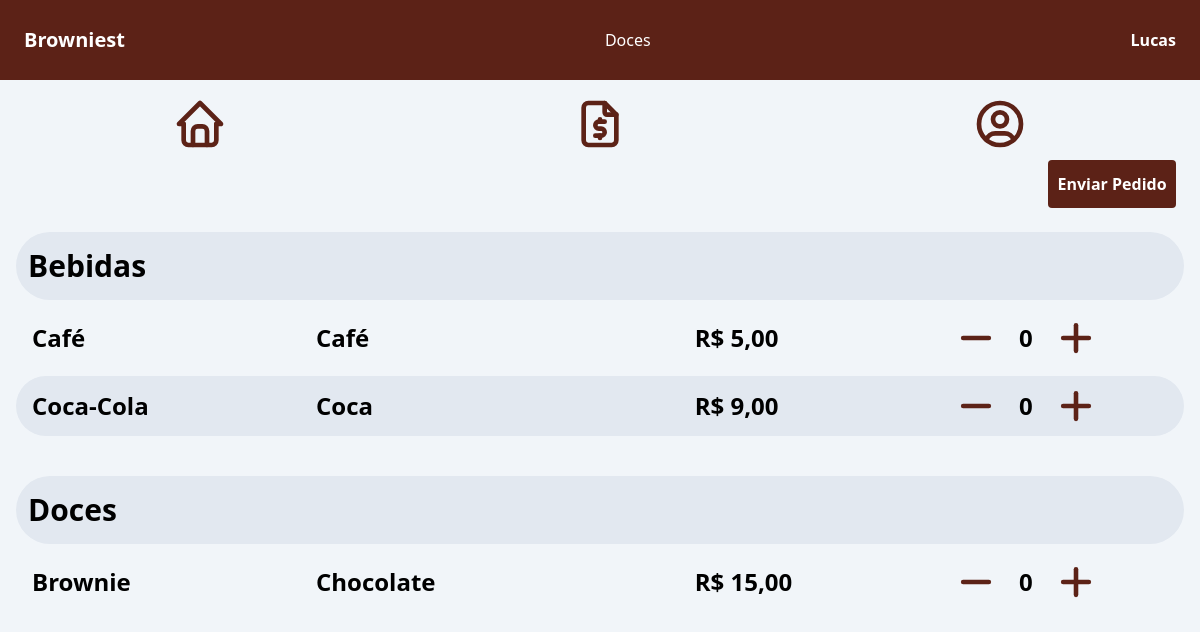
/lucas/1/ (signed in), run on the app's committed database.
### src/establishment/models.py (models this page shows, shortened)
class Establishment(models.Model):
    establishment_id = models.AutoField(
        primary_key=True,
        unique=True,
        editable=False,
    )
    establishment_name = models.CharField(
        max_length=45,
        verbose_name="Nome Fantasia",
        help_text="Nome que aparecerá na interface do usuário.",
    )
    establishment_legal_name = models.CharField(
        max_length=45,
        verbose_name="Razão Social",
        help_text="Nome registrado oficialmente nos documentos legais e registros comerciais.",
    )
    establishment_cnpj = models.CharField(
        max_length=14,
        verbose_name="CNPJ",
        unique=True,
    )
    establishment_address = models.CharField(
        max_length=45,
        verbose_name="Endereço",
    )
    establishment_description = models.CharField(
        max_length=255,
        verbose_name="Descrição",
        help_text="Uma breve descrição do comércio.",
    )
    establishment_email = models.EmailField(
        verbose_name="E-mail",
    )
    establishment_ddd_phone = models.CharField(
        max_length=3,
        verbose_name="DDD",
    )
    establishment_phone = models.CharField(
        max_length=9,
        verbose_name="Telefone",
    )
    class Meta:
        verbose_name = "Estabelecimento"
        verbose_name_plural = "Estabelecimentos"

### src/consumer/models.py (models this page shows, shortened)
class User(AbstractUser):
    email = models.EmailField(
        unique=True,
    )
    username = models.CharField(
        max_length=45,
    )
    USERNAME_FIELD = 'email'
    REQUIRED_FIELDS = ['username']

### src/product/models.py (models this page shows, shortened)
class Category(models.Model):
    category_id = models.AutoField(
        primary_key=True,
        unique=True,
        editable=False,
    )
    category_name = models.CharField(
        max_length=45,
        verbose_name="Categoria",
    )
    class Meta:
        verbose_name = "Categoria"
        verbose_name_plural = "Categorias"
    def __str__(self):
        return f"{self.category_name}"

class Product(models.Model):
    product_id = models.AutoField(
        primary_key=True,
        unique=True,
        editable=False,
    )
    product_name = models.CharField(
        max_length=45,
        verbose_name="Produto",
    )
    product_value = models.DecimalField(
        max_digits=8,
        decimal_places=2,
        verbose_name="Valor",
    )
    product_description = models.CharField(
        max_length=255,
        verbose_name="Descrição",
    )
    product_cost = models.DecimalField(
        max_digits=8,
        decimal_places=2,
        default=0.00,
        verbose_name="Valor de Custo",
    )
    product_quantity = models.PositiveIntegerField(
        default=None,
        verbose_name="Quantidade",
    )
    product_category = models.ForeignKey(
        Category,
        on_delete=models.CASCADE,
        verbose_name="Categoria do Produto",
    )
    product_establishment = models.ForeignKey(
        Establishment,
        on_delete=models.CASCADE,
        verbose_name="Estabelecimento",
    )
    class Meta:
        verbose_name = "Produto"
        verbose_name_plural = "Produtos"

### src/establishment/views.py (the view)
# urls.py: path("<str:name>/<int:id>/", establishment_view, name="establishment_view"),
def establishment_view(request, name, id):
    establishment = get_object_or_404(Establishment, establishment_id=id)
    products = Product.objects.filter(product_establishment=establishment)
    all_categories = Category.objects.all()
    categories_with_products = [
        category for category in all_categories if any(product.product_category == category for product in products)
    ]
    return render(
        request,
        "establishment/establishment.html",
        {"establishment": establishment, "products": products, "categories": categories_with_products},
    )

### templates/establishment/establishment.html (shortened to what this page needs)
{% extends "../base.html" %}
{% block header %}
    <div class="top-0 w-screen bg-browniest flex p-2 items-center text-white justify-between h-20">
        <div id="logo" class="pl-4">
            <span class="font-bold text-md sm:text-lg md:text-xl">
                {{ establishment.establishment_name }}
            </span>
        </div>
        {% if establishment.establishment_description %}
        <div id="slogan" class="hidden sm:block">
            <span>
                {{ establishment.establishment_description }}
            </span>
        </div>
        {% endif %}
        <div id="user" class="pr-4">
            <span class="font-bold">
                {{ user.username|capfirst }}
            </span>
        </div>
    </div>
{% endblock %}
{% block main %}
    <nav class="flex justify-around items-center py-2 mt-2">
        <div id="home">
            <a href="{% url 'establishment:dashboard' %}">
            </a>
        </div>
        <div id="invoice">
            <a href="#">
            </a>
        </div>
        <div id="user">
            <a href="#">
            </a>
        </div>
    </nav>
    <div class="flex justify-end px-2 mr-4">
        <button type="submit" onclick="sendCart()" class="bg-browniest text-white font-bold text-sm md:text-base w-24 h-10 md:w-32 md:h-12 rounded">
            Enviar Pedido
        </button>
    </div>
    <content>
    {% for category in categories %}
        <div class="mt-2 p-4 flex flex-col">
            <span class="flex font-bold text-2xl lg:text-3xl py-4 items-center bg-slate-200 p-3 rounded-full">
                {{ category }}
            </span>
            {% for product in products %}
                {% if category == product.product_category %}
                <div class="mt-2">
                            {% cycle '' 'bg-slate-200' as row_color %}
                        <div class="w-full {{ row_color }} rounded-full px-4 py-2 font-bold flex">
                            <div class="flex items-center sm:text-lg md:text-xl lg:text-2xl w-6/12 md:w-3/12">{{ product.product_name }}</div>
                            {% if product.product_description %}
                                <div class="items-center sm:text-lg md:text-xl lg:text-2xl w-4/12 hidden md:flex">{{ product.product_description }}</div>
                            {% else %}
                                <div class="items-center sm:text-lg md:text-xl lg:text-2xl w-4/12 hidden md:flex"></div>
                            {% endif %}
                            <div class="flex items-center sm:text-lg md:text-xl lg:text-2xl w-3/12 md:w-2/12">R$ {{ product.product_value }}</div>
                            <div class="flex items-center sm:text-lg md:text-xl lg:text-2xl w-3/12">
                                <button onclick="minusButton('{{product.product_id}}')" class="w-1/3 lg:w-2/5 flex justify-end">
                                    <svg xmlns="http://www.w3.org/2000/svg" class="icon icon-tabler icon-tabler-minus w-8 sm:w-9 md:w-10 lg:w-11" viewBox="0 0 24 24" stroke-width="2.5" stroke="#5c2217" fill="none" stroke-linecap="round" stroke-linejoin="round">
                                        <path stroke="none" d="M0 0h24v24H0z" fill="none"/>
                                        <path d="M5 12l14 0" />
                                    </svg>
                                </button>
                                <div id="{{product.product_id}}" class="w-1/3 lg:w-1/5 text-center sm:text-lg md:text-xl lg:text-2xl">
                                    0
                                </div>
                                <button onclick="plusButton('{{product.product_id}}')" class="w-1/3 lg:w-2/5 flex justify-start">
                                </button>
                            </div>
                        </div>
                    </div>
                {% endif %}
            {% endfor %}
        </div>
    {% endfor %}
    </content>
{% endblock %}

### templates/base.html (shortened to what this page needs)
{% load static %}
<!DOCTYPE html>
<html lang="pt-BR">
<head>
    <link rel="stylesheet" href="{% static 'css/app.css' %}">
</head>
<body class="bg-slate-100 select-none overflow-x-hidden box-border">
    <header class="h-2/12">
        {% block header %} {% endblock %}
    </header>
    <main class="h-9/12">
        {% block main %} {% endblock %}
    </main>
</body>
</html>

### static/css/app.css (style rules this page uses)
html, :host { line-height: 1.5; -webkit-text-size-adjust: 100%; -moz-tab-size: 4; -o-tab-size: 4; tab-size: 4; font-family: ui-sans-serif, system-ui, sans-serif, "Apple Color Emoji", "Segoe UI Emoji", "Segoe UI Symbol", "Noto Color Emoji"; font-feature-settings: normal; font-variation-settings: normal; -webkit-tap-highlight-color: transparent; }
body { margin: 0; line-height: inherit; }
a { color: inherit; text-decoration: inherit; }
button, input, optgroup, select, textarea { font-family: inherit; font-feature-settings: inherit; font-variation-settings: inherit; font-size: 100%; font-weight: inherit; line-height: inherit; color: inherit; margin: 0; padding: 0; }
button, select { text-transform: none; }
button, [type='button'], [type='reset'], [type='submit'] { -webkit-appearance: button; background-color: transparent; background-image: none; }
button, [role="button"] { cursor: pointer; }
img, svg, video, canvas, audio, iframe, embed, object { display: block; vertical-align: middle; }
.top-0 { top: 0px; }
.mr-4 { margin-right: 1rem; }
.mt-2 { margin-top: 0.5rem; }
.box-border { box-sizing: border-box; }
.flex { display: flex; }
.hidden { display: none; }
.h-10 { height: 2.5rem; }
.h-20 { height: 5rem; }
.w-1\/3 { width: 33.333333%; }
.w-24 { width: 6rem; }
.w-3\/12 { width: 25%; }
.w-4\/12 { width: 33.333333%; }
.w-6\/12 { width: 50%; }
.w-8 { width: 2rem; }
.w-full { width: 100%; }
.w-screen { width: 100vw; }
.select-none { -webkit-user-select: none; -moz-user-select: none; user-select: none; }
.flex-col { flex-direction: column; }
.items-center { align-items: center; }
.justify-start { justify-content: flex-start; }
.justify-end { justify-content: flex-end; }
.justify-between { justify-content: space-between; }
.justify-around { justify-content: space-around; }
.overflow-x-hidden { overflow-x: hidden; }
.rounded { border-radius: 0.25rem; }
.rounded-full { border-radius: 9999px; }
.bg-browniest { --tw-bg-opacity: 1; background-color: rgb(92 34 23 / var(--tw-bg-opacity)); }
.bg-slate-100 { --tw-bg-opacity: 1; background-color: rgb(241 245 249 / var(--tw-bg-opacity)); }
.bg-slate-200 { --tw-bg-opacity: 1; background-color: rgb(226 232 240 / var(--tw-bg-opacity)); }
.p-2 { padding: 0.5rem; }
.p-3 { padding: 0.75rem; }
.p-4 { padding: 1rem; }
.px-2 { padding-left: 0.5rem; padding-right: 0.5rem; }
.px-4 { padding-left: 1rem; padding-right: 1rem; }
.py-2 { padding-top: 0.5rem; padding-bottom: 0.5rem; }
.py-4 { padding-top: 1rem; padding-bottom: 1rem; }
.pl-4 { padding-left: 1rem; }
.pr-4 { padding-right: 1rem; }
.text-center { text-align: center; }
.text-2xl { font-size: 1.5rem; line-height: 2rem; }
.text-sm { font-size: 0.875rem; line-height: 1.25rem; }
.font-bold { font-weight: 700; }
.text-white { --tw-text-opacity: 1; color: rgb(255 255 255 / var(--tw-text-opacity)); }
@media (min-width: 640px) { .sm\:block { display: block; } }
@media (min-width: 640px) { .sm\:h-12 { height: 3rem; } }
@media (min-width: 640px) { .sm\:w-9 { width: 2.25rem; } }
@media (min-width: 640px) { .sm\:text-lg { font-size: 1.125rem; line-height: 1.75rem; } }
@media (min-width: 768px) { .md\:flex { display: flex; } }
@media (min-width: 768px) { .md\:h-12 { height: 3rem; } }
@media (min-width: 768px) { .md\:h-14 { height: 3.5rem; } }
@media (min-width: 768px) { .md\:w-10 { width: 2.5rem; } }
@media (min-width: 768px) { .md\:w-2\/12 { width: 16.666667%; } }
@media (min-width: 768px) { .md\:w-3\/12 { width: 25%; } }
@media (min-width: 768px) { .md\:w-32 { width: 8rem; } }
@media (min-width: 768px) { .md\:text-base { font-size: 1rem; line-height: 1.5rem; } }
@media (min-width: 768px) { .md\:text-xl { font-size: 1.25rem; line-height: 1.75rem; } }
@media (min-width: 1024px) { .lg\:w-1\/5 { width: 20%; } }
@media (min-width: 1024px) { .lg\:w-11 { width: 2.75rem; } }
@media (min-width: 1024px) { .lg\:w-2\/5 { width: 40%; } }
@media (min-width: 1024px) { .lg\:text-2xl { font-size: 1.5rem; line-height: 2rem; } }
@media (min-width: 1024px) { .lg\:text-3xl { font-size: 1.875rem; line-height: 2.25rem; } }

### data on the page
Establishment: establishment_name "Browniest", establishment_description "Doces"
User: username "Lucas"
Category: category_name "Bebidas"
Product: product_name "Café", product_description "Café", product_value "5,00"
Product: product_name "Coca-Cola", product_description "Coca", product_value "9,00"
Category: category_name "Doces"
Product: product_name "Brownie", product_description "Chocolate", product_value "15,00"
